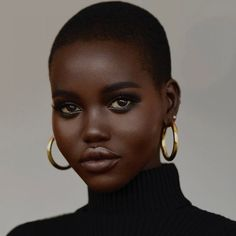
#> input picture test.jpg, 236 x 236 px
$ python face_detection.py
#> lines starting #> are read from the running program, lines starting #| are printed output that depends on the picture; after the words box and inside, x2 and y2 are one past the last pixel; in counts of white or black regions, pixels touching at a corner belong together
### blur.py
import cv2
import numpy as np
import matplotlib.pylab as plt


img = cv2.imread('test.jpg')
#> img is the input picture: shape (236, 236, 3); mean B, G, R 85.1, 90.7, 99.8
k = 20
kernel = np.ones((k, k)) / k**2
filtering = cv2.filter2D(img, -1, kernel)
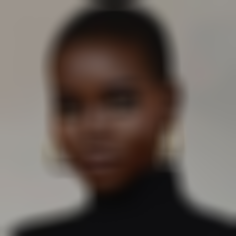
#> filtering: shape (236, 236, 3); mean B, G, R 85.3, 90.9, 100
plt.imshow(filtering)
plt.show()

### face_detection.py
import cv2
import blur

# Load the cascade
face_cascade = cv2.CascadeClassifier('lib/haarcascade_frontalface_default.xml')
# Read the input image
img = cv2.imread('test.jpg')
# Convert into grayscale
gray = cv2.cvtColor(img, cv2.COLOR_BGR2GRAY)
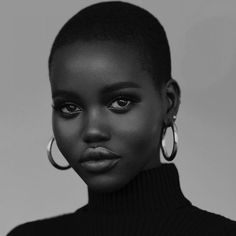
#> gray: shape (236, 236); min 0, max 214, mean 92.7
# Detect faces
faces = face_cascade.detectMultiScale(gray, 1.1, 4)
#> faces = [[30, 50, 135, 135]]
# Draw rectangle around the faces
for (x, y, w, h) in faces:
    cv2.rectangle(img, (x, y), (x+w, y+h), (255, 0, 0), 2)
#> this loop made 1 pass
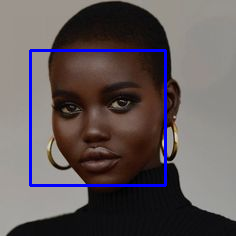
#> img: shape (236, 236, 3); 2.9% of pixels changed, all inside (x1, y1, x2, y2) = (29, 49, 167, 187)
# Display the output
cv2.imshow('img', img)
cv2.waitKey()
